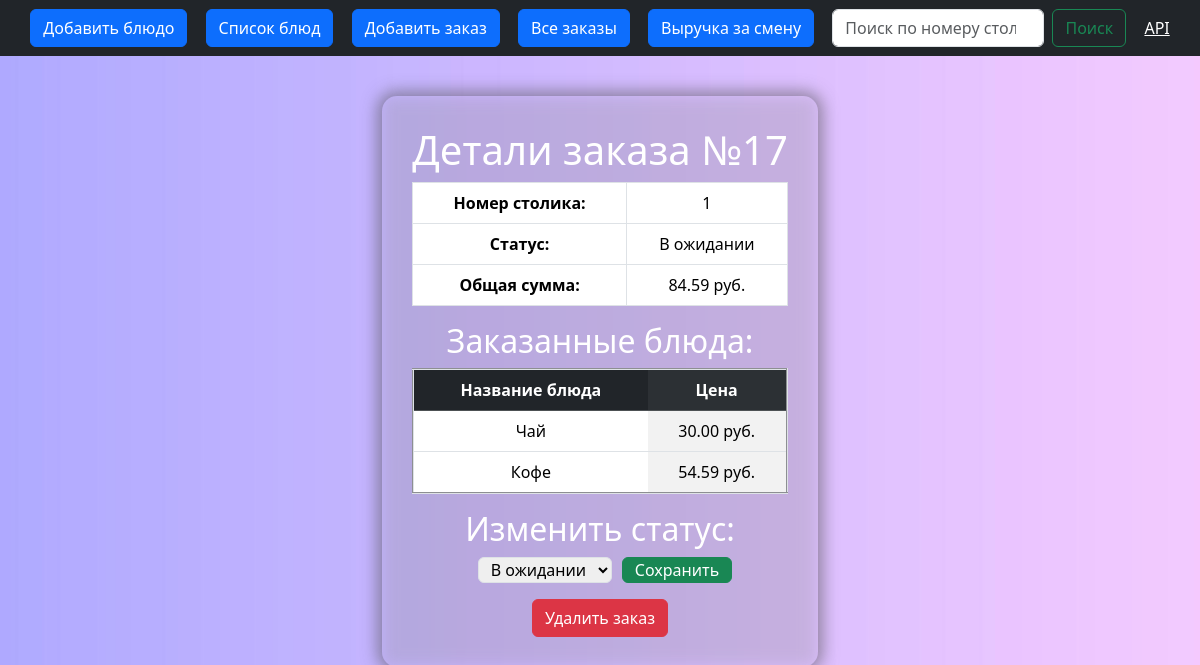
/order-detail/17/, run on an earlier commit of the app's database.
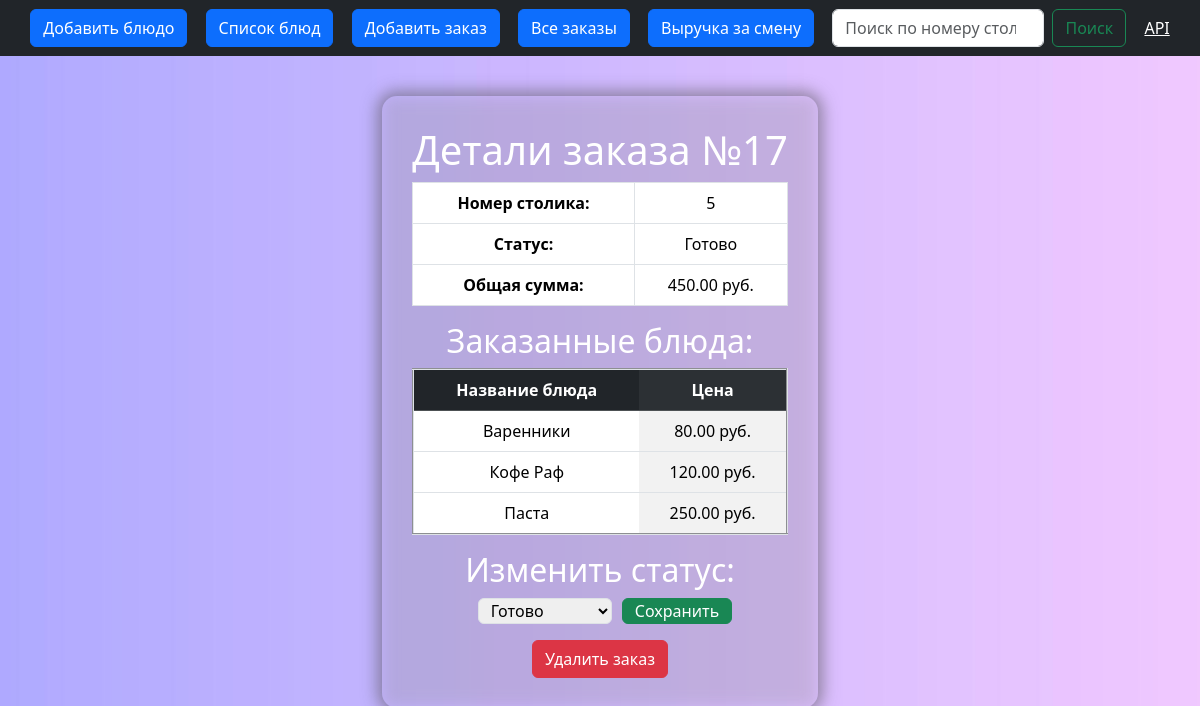
And on a later commit of the database.
### orders/models.py (models this page shows, shortened)
class Order(models.Model):
    table_number = models.PositiveSmallIntegerField(verbose_name='Номер столика', default=1)
    items = models.ManyToManyField(Item, blank=True, verbose_name='Блюда')
    total_price = models.DecimalField(max_digits=10, decimal_places=2, default=0.00, verbose_name='Сумма заказа')
    status = models.CharField(max_length=10, choices=STATUS_CHOICES, default='in_waiting', verbose_name='Статус')

class Item(models.Model):
    dish_name = models.CharField(max_length=100, unique=True, verbose_name='Название блюда')
    price = models.DecimalField(max_digits=8, decimal_places=2, default=1.00, verbose_name='Цена')

### orders/views.py (the view, shortened to what this page needs)
# urls.py: path('order-detail/<int:pk>/', OrderDetailView.as_view(), name='order-detail'),
class OrderDetailView(UpdateView):
    model = Order
    fields = ['status']
    template_name = 'orders/order-detail.html'
    context_object_name = 'order'
    def get_context_data(self, **kwargs):
        context = super().get_context_data(**kwargs)
        context['form'] = OrderStatusForm(instance=self.object)
        return context

### orders/forms.py
class OrderStatusForm(forms.ModelForm):
    class Meta:
        model = Order
        fields = ['status']
        widgets = {
            'status': forms.Select(attrs={'class': 'my-custom-select'}),
        }

### orders/templates/orders/order-detail.html (shortened to what this page needs)
{% extends 'orders/base.html' %}
{% load static %}
{% block content %}
<link rel="stylesheet" href="{% static 'css/order.css'%}" type="text/css">
<div class='order'>
<h1>Детали заказа №{{ order.id }}</h1>
<table class="table table-bordered">
    <tr>
        <th>Номер столика:</th>
        <td>{{ order.table_number }}</td>
    </tr>
    <tr>
        <th>Статус:</th>
        <td>{{ order.get_status_display }}</td>
    </tr>
    <tr>
        <th>Общая сумма:</th>
        <td>{{ order.total_price }} руб.</td>
    </tr>
</table>
<h2>Заказанные блюда:</h2>
<table border=2 class="table table-striped-columns">
    <thead class="table-dark">
        <tr>
            <th>Название блюда</th>
            <th>Цена</th>
        </tr>
    </thead>
    <tbody>
        {% for item in order.items.all %}
        <tr>
            <td>{{ item.dish_name }}</td>
            <td>{{ item.price }} руб.</td>
        </tr>
        {% endfor %}
    </tbody>
</table>
<h2>Изменить статус:</h2>
<form method="post">
    <p style="display: inline-flex;align-items: stretch;">
    {{ form.status }}
    <button type="submit" class="btn btn-success" id="btn-suc">Сохранить</button>
    </p>
    <br>
    <button type="submit" name="delete" value="delete" class="btn btn-danger">Удалить заказ</button>
</form>
</div>
{% endblock content %}

What changed in the data, as far as the page shows it:
no longer on this page (row edited): Item: dish_name "Чай", price "30.00"
no longer on this page (row edited): Item: dish_name "Кофе", price "54.59"
changed Order id 17: table_number "1" → "5"; status "В ожидании" → "Готово"; total_price "84.59" → "450.00"
now on this page (row edited): Item: dish_name "Варенники", price "80.00"
now on this page (row edited): Item: dish_name "Кофе Раф", price "120.00"
added Item: dish_name "Паста", price "250.00"
